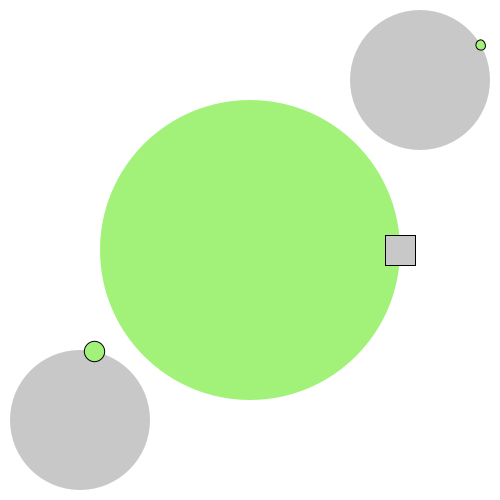
Frame 1 (no input)
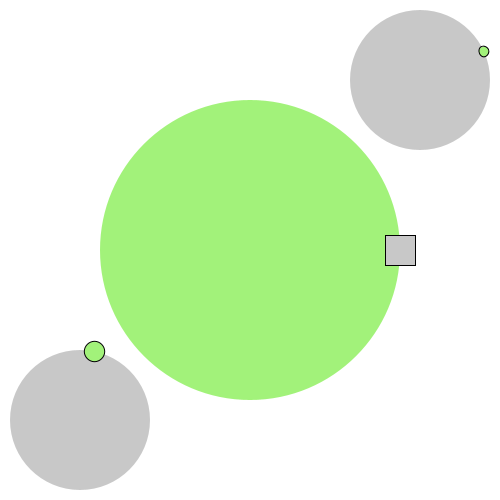
Frame 60 (the mouse pressed at the canvas centre just before this capture)
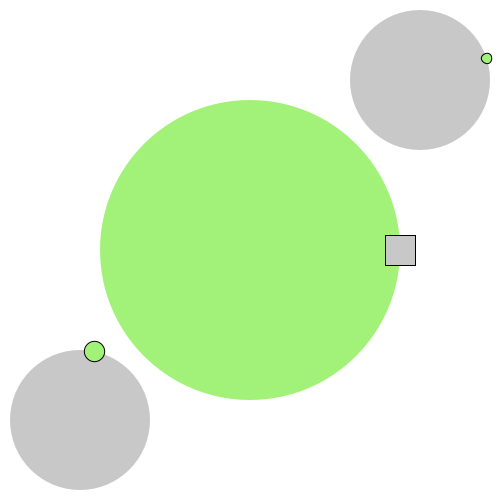
Frame 120 (the mouse held since frame 60 and released just before this capture)

The Processing sketch that drew these frames (run headless with seeded random() and noise(); from frame 60 on, the mouse is pressed at the canvas centre):

// Processing sketch: processing_120182
// ── processing_120182.pde

void setup(){
  size(500,500);
  

}
void draw() {
  background(255);
    noStroke();
  fill(#A2F27A);
  ellipse(width/2,height/2,300,300);
  fill(200);
  noStroke();
  ellipse(420,80,140,140);
  ellipse(80,420,140,140);
  fill(255);
  pushMatrix();
  
  translate(width/2,height/2);
  float sec = map(second(),0,60,0,360);
 float min = map(minute(),0,60,0,360);
float std = map(hour(),0,12,0,360);

 stroke(0);

//stundenzeiger
rotate(radians(std));
translate(0,-150);
rectMode(CENTER);
fill(200);
rect(0,0,30,30);
popMatrix();


 //sekundennzeiger
 fill(#A2F27A);
 
pushMatrix();
translate(420,80);
rotate(radians(sec));
translate(0,-70);
ellipse(0,0,10,10);
popMatrix();

//minutenanzeige
pushMatrix();
stroke(0);
translate(80,420);
rotate(radians(min));
translate(0,-70);
ellipse(0,0,20,20);
popMatrix();




  
  
}
